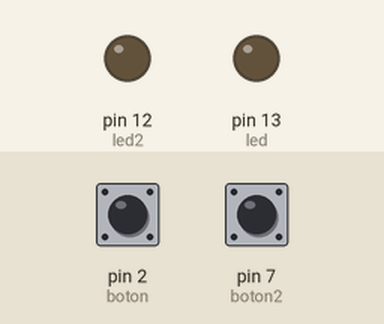
This sketch was run on a simulated Arduino Uno, built with avr-gcc and run on an emulated ATmega328P. Shown: output pins drawn as LEDs (lit = HIGH). The inputs (shaded band) are chosen by the test bench; at power-on: pin 2 (boton) LOW, pin 7 (boton2) LOW.

Above: at 1.2 s.
1.3 s: pin 2 (boton) pulled HIGH for 0.15 s
At 1.37 s:
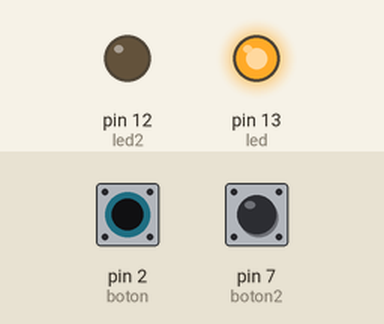
2.9 s: pin 7 (boton2) pulled HIGH for 0.15 s
At 2.97 s:
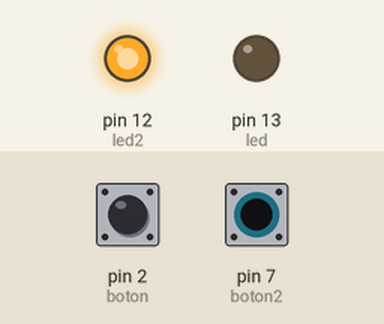
4.5 s: pin 7 (boton2) pulled HIGH for 3.2 s
At 8.3 s:
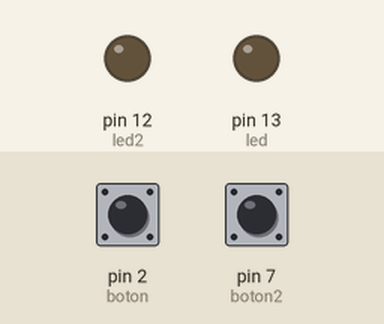
9.2 s: pin 2 (boton) pulled HIGH for 3.2 s
At 9.5 s:
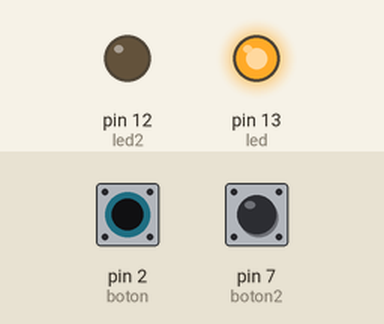
13.9 s: pin 2 (boton) driven HIGH and pin 7 (boton2) driven HIGH
At 14.2 s:
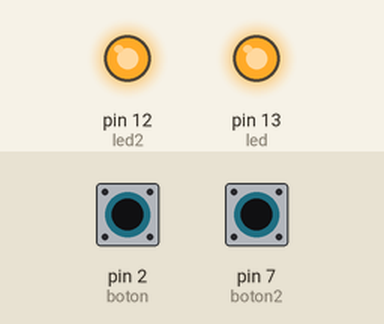
Timing chart, 0 to 16.4 s (numbered marks = the images above; inputs shaded):
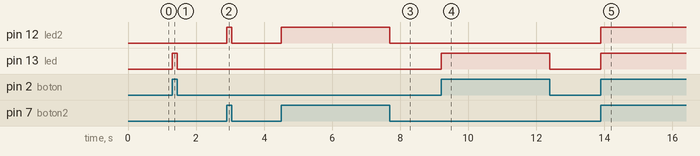

The sketch:

tarea3programacioniii1.ino
```cpp
int led =13;
int led2 = 12;
int boton = 2;
int boton2 = 7;
int estado = 0;
int estado2 = 0;

void setup()
{
  pinMode(led, OUTPUT);
  pinMode(boton, INPUT);

  pinMode(led2, OUTPUT);
  pinMode(boton2, INPUT);

}

void loop()
{
 estado = digitalRead(boton);
 estado2 = digitalRead(boton2);
  //si
  if (estado == HIGH){
    digitalWrite(led,HIGH);


  }
  else if(estado2 == HIGH){
     digitalWrite(led2,HIGH);
  }
  //de lo contrario
  else{
  digitalWrite(led,LOW);
  digitalWrite(led2,LOW);
  }
}
```

Measured:
- after the input at 1.3 s, pin 13 (led): LOW → HIGH at once, → LOW 0.15 s later
- after the input at 2.9 s, pin 12 (led2): LOW → HIGH at once, → LOW 0.15 s later
- after the input at 4.5 s, pin 12 (led2): LOW → HIGH at once, → LOW 3.2 s later
- after the input at 9.2 s, pin 13 (led): LOW → HIGH at once, → LOW 3.2 s later
- after the input at 13.9 s, pin 12 (led2), pin 13 (led): LOW → HIGH at once
